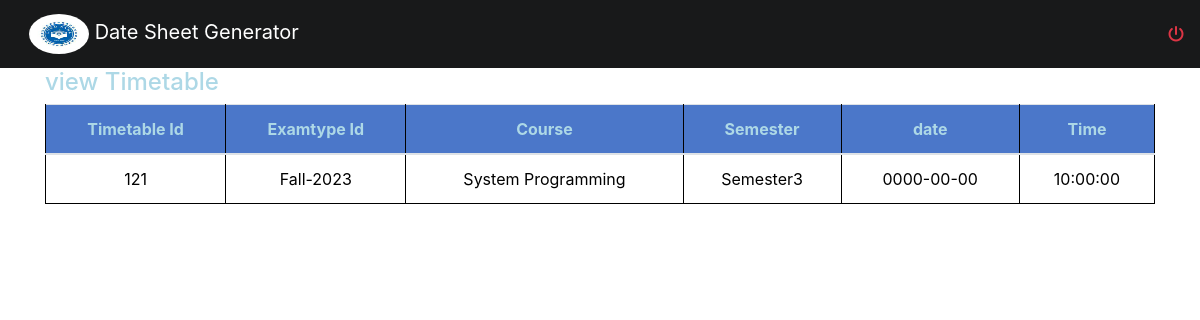
Page /faculty/viewtimetable.php on the committed database.
### tables this page shows
CREATE TABLE `timetable` (
  `timetable_id` int(11) NOT NULL,
  `examtype_id` varchar(50) NOT NULL,
  `timeslot_id` int(11) NOT NULL,
  `program_id` int(11) NOT NULL,
  `semester` varchar(50) NOT NULL,
  `date` date NOT NULL
);

CREATE TABLE `program` (
  `id` int(11) NOT NULL,
  `course_code` varchar(50) NOT NULL,
  `title` varchar(50) NOT NULL,
  `prerequisit` varchar(50) NOT NULL,
  `semester` varchar(50) NOT NULL,
  `faculty_id` int(11) NOT NULL
);

CREATE TABLE `timeslot` (
  `timeslot_id` int(11) NOT NULL,
  `start_time` time NOT NULL,
  `end_time` time NOT NULL,
  `type` varchar(50) NOT NULL
);

### faculty/viewtimetable.php (the view, shortened to what this page needs)
<?php
require_once "../header.php";
  $user=$_SESSION['faculty_id'];
?>
<div class="container" >
         <h4>
         view Timetable
		 </h4>
         <table class="table" id="table">
					 <thead>
							<tr>
							<th>Timetable Id</th>
							<th>Examtype Id</th>
							<th>Course</th>
							<th>Semester</th>
							<th>date</th>
							<th>Time</th>
							 </tr>
					</thead>
					<tbody>
<?php
$busSql = "Select * from program where faculty_id='$user' ";
             $resultBusSql = mysqli_query($link, $busSql);
    while($row = mysqli_fetch_assoc($resultBusSql)){
		       $id=$row['id'];
			  echo checktimetable($link,$id);
	}
           function checktimetable($link,$id){
             $busSql = "Select * from timetable where program_id='$id'";
             $resultBusSql = mysqli_query($link, $busSql);
    while($row = mysqli_fetch_assoc($resultBusSql)){
		       $id=$row['timetable_id'];
	           $examtype_id= $row['examtype_id'];
			   $program_id=$row['program_id'];
		        $semester=$row['semester'];
				 $date=$row['date'];
				  $timeslot_id=$row['timeslot_id'];
   ?>
                                 <tr>
							        <td><?Php echo $id;?></td>
							       <td><?Php echo $examtype_id;?></td>
							        <td><?Php echo getsubj($link,$program_id);?></td>
							       <td><?Php echo $semester;?></td>
							        <td><?Php echo $date;?></td>
							       <td><?Php echo gettime($link,$timeslot_id);?></td>
		                           </tr>
					</tbody>
	<?php
	}
		   }
	function gettime($link,$id){
			  $busSql = "Select * from timeslot where timeslot_id='$id' ";
             $resultBusSql = mysqli_query($link, $busSql);
    while($row = mysqli_fetch_assoc($resultBusSql)){
			   $start_time=$row['start_time'];
	}
	return $start_time;
		 }
	function getsubj($link,$id){
			  $busSql = "Select * from program where id='$id' ";
             $resultBusSql = mysqli_query($link, $busSql);
    while($row = mysqli_fetch_assoc($resultBusSql)){
			   $title=$row['title'];
	}
	return $title;
		 }
	?>
	</div>
</body>
</html>

### style.css (style rules this page uses)
body { margin:0px; padding:0px; color:black; }
#table th { background-color:#4b77c9; color:lightblue; text-align:center; }
#table td { background-color:white; text-align:center; color:black; }
#table { background-color:#334d4d; border-radius: 10px; padding-top: 10px; padding-bottom: 10px; color: lightblue; }
.container { color: lightblue; }
.container table { color: lightblue; }
.table2, th, td { border: 1px solid black; }

### rows in the picture
timetable: timetable_id "121", examtype "Fall-2023", program.title "System Programming", semester "Semester3", date "0000-00-00", timeslot.start_time "10:00:00"
